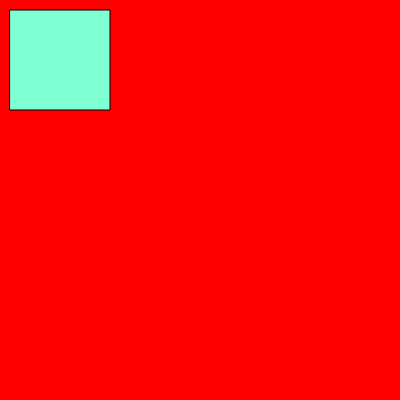
Frame 1 (no input)
Frame 60 (no input): identical to frame 1, image omitted
Frame 120 (the mouse pressed at the canvas centre since frame 60): identical to frame 1, image omitted

The p5.js sketch that drew this single still picture (run headless with seeded random() and noise() and a simulated clock; from frame 60 on, the mouse is pressed at the canvas centre):

// p5.js sketch
// ── sketch.js
// do not remove, allowes autocomplete
/// <reference path="./../p5.global-mode.d.ts" />

function setup() {
  createCanvas(400,400);
  background("red");
  fill("aquamarine");
  rect(10,10,100,100);
  // put setup code here
}

function draw() {
  // put drawing code here
}

// ── pacman.js
// do not remove, allowes autocomplete
/// <reference path="./../p5.global-mode.d.ts" />

var ham = 15;
var pant = 0;
var Pacman = function(x, y) {
    this.poziceX = x || (window.innerWidth+1)/2;
    this.poziceY = y || (window.innerHeight-3)/2;
    this.pohybV = 0;
    this.pohybH = 0;
    this.draw = function() {
      push();
      translate(this.poziceX, this.poziceY);
      rotate(-PI/6);
      if (this.pohybV == 0 && this.pohybH > 0) {
        rotate(0);
      }
      else if  (this.pohybV == 2 && this.pohybH == 4) {
        rotate(0.125 * PI);
      }
      else if  ((this.pohybV == 2 && this.pohybH == 2)||(this.pohybV == 4 && this.pohybH == 4)) {
        rotate(0.25 * PI);
      }
      else if  (this.pohybV == 4 && this.pohybH == 2) {
        rotate(0.375 * PI);
      }
      else if (this.pohybV > 0 && this.pohybH == 0) {
        rotate(0.5 * PI);
      }
      else if  (this.pohybV == 4 && this.pohybH == -2) {
        rotate(0.625 * PI);
      }
      else if  ((this.pohybV == 2 && this.pohybH == -2)||(this.pohybV == 4 && this.pohybH == -4)) {
        rotate(0.75 * PI);
      }
      else if  (this.pohybV == 2 && this.pohybH == -4) {
        rotate(0.875 * PI);
      }
      else if (this.pohybV == 0 && this.pohybH < 0) {
        rotate(PI);
      }
      else if  (this.pohybV == -2 && this.pohybH == -4) {
        rotate(1.125 * PI);
      }
      else if  ((this.pohybV == -2 && this.pohybH == -2)||(this.pohybV == -4 && this.pohybH == -4)) {
        rotate(1.25 * PI);
      }
      else if  (this.pohybV == -4 && this.pohybH == -2) {
        rotate(1.375 * PI);
      }
      else if (this.pohybV < 0 && this.pohybH == 0) {
        rotate(1.5 * PI);
      }
      else if  (this.pohybV == -4 && this.pohybH == 2) {
        rotate(1.625 * PI);
      }
      else if  ((this.pohybV == -2 && this.pohybH == 2)||(this.pohybV == -4 && this.pohybH == 4)) {
        rotate(1.75 * PI);
      }
      else if  (this.pohybV == -2 && this.pohybH == 4) {
        rotate(1.875 * PI);
        }

      arc(0, 0, 50, 50, 15/ham, - (15/ham) + 2.325 * PI, PIE);
      pop();
    };
    this.move = function() {
      this.poziceX = (this.poziceX + this.pohybH) % window.innerWidth;
      this.poziceY = (this.poziceY + this.pohybV) % (window.innerHeight-4);
      if (this.poziceX < 0) {
        this.poziceX = this.poziceX + window.innerWidth;
      }
      if (this.poziceY < 0) {
        this.poziceY = this.poziceY + (window.innerHeight-4);
      }
    };
    this.steer = function() {
      if (keyCode === UP_ARROW) {
        this.pohybV = this.pohybV - 2;
        if (this.pohybV < -4)  {
          this.pohybV = -4;
        };
      } else if (keyCode === DOWN_ARROW) {
        this.pohybV = this.pohybV + 2;
        if (this.pohybV > 4)  {
          this.pohybV = 4;
        };
      }else if (keyCode === LEFT_ARROW) {
        this.pohybH = this.pohybH - 2;
        if (this.pohybH < -4)  {
          this.pohybH = -4;
        };
      }else if (keyCode === RIGHT_ARROW) {
        this.pohybH = this.pohybH + 2;
        if (this.pohybH > 4)  {
          this.pohybH = 4;
        };
      };
    };
  };


function setup() {
  createCanvas(window.innerWidth,window.innerHeight-4);
  // put setup code here

  Pacman1 = new Pacman();
  Pacman2 = new Pacman(100, 100);
}



function draw() {
  background (255,255,0,80);
  stroke(0,0,0);
  fill(255,0,0);

  Pacman1.draw();
  Pacman2.draw();

  Pacman1.move();
  Pacman2.move();


  pusa();
  if (pant == 1) {
ham = ham - 1;
  }
else {
ham = ham + 1;

  }

  // put drawing code here
}



function pusa () {
if (ham == 30) {
  pant = 1;
}
else if (ham == 10) {
  pant = 0;
}
}


function keyPressed() {
  Pacman1.steer();
  Pacman2.steer();

  return false; // prevent default
}

// ── sketch1.js
// do not remove, allowes autocomplete
/// <reference path="./../p5.global-mode.d.ts" />

var ham = 15;
var pant = 0;
var pohybV = 0;
var pohybH = 0;
var poziceX = (window.innerWidth+1)/2;
var poziceY = (window.innerHeight-3)/2;

function setup() {
  createCanvas(window.innerWidth,window.innerHeight-4);
  // put setup code here
}

function draw() {
  poziceX = (poziceX + pohybH) % window.innerWidth;
  poziceY = (poziceY + pohybV) % (window.innerHeight-4);
  if (poziceX < 0) {
    poziceX = poziceX + window.innerWidth;
  }
  if (poziceY < 0) {
    poziceY = poziceY + (window.innerHeight-4);
  }
  background (255,255,0,80);
  stroke(0,0,0);
  fill(255,0,0);
  pacman(poziceX, poziceY, pohybH, pohybV);
  pusa();
  if (pant == 1) {
ham = ham - 1;
  }
else {
ham = ham + 1;

  }

  // put drawing code here
}

function pacman(x, y, pohybH, pohybV) {
  
  push();
  translate(x, y);
  rotate(-PI/6);
  if (pohybV == 0 && pohybH > 0) {
    rotate(0);
  }
    else if  (pohybV == 2 && pohybH == 4) {
      rotate(0.125 * PI);
    }
    else if  ((pohybV == 2 && pohybH == 2)||(pohybV == 4 && pohybH == 4)) {
      rotate(0.25 * PI);
    }
    else if  (pohybV == 4 && pohybH == 2) {
      rotate(0.375 * PI);
    }
    else if (pohybV > 0 && pohybH == 0) {
      rotate(0.5 * PI);
    }
    else if  (pohybV == 4 && pohybH == -2) {
      rotate(0.625 * PI);
    }
    else if  ((pohybV == 2 && pohybH == -2)||(pohybV == 4 && pohybH == -4)) {
      rotate(0.75 * PI);
    }
    else if  (pohybV == 2 && pohybH == -4) {
      rotate(0.875 * PI);
    }
    else if (pohybV == 0 && pohybH < 0) {
      rotate(PI);
    }
    else if  (pohybV == -2 && pohybH == -4) {
      rotate(1.125 * PI);
    }
    else if  ((pohybV == -2 && pohybH == -2)||(pohybV == -4 && pohybH == -4)) {
      rotate(1.25 * PI);
    }
    else if  (pohybV == -4 && pohybH == -2) {
      rotate(1.375 * PI);
    }
    else if (pohybV < 0 && pohybH == 0) {
      rotate(1.5 * PI);
    }
    else if  (pohybV == -4 && pohybH == 2) {
      rotate(1.625 * PI);
    }
    else if  ((pohybV == -2 && pohybH == 2)||(pohybV == -4 && pohybH == 4)) {
      rotate(1.75 * PI);
    }
    else if  (pohybV == -2 && pohybH == 4) {
      rotate(1.875 * PI);
    }
    
  
  arc(0, 0, 50, 50, 15/ham, - (15/ham) + 2.325 * PI, PIE);
  pop(); 
}

function pusa () {
if (ham == 30) {
  pant = 1;
}
else if (ham == 10) {
  pant = 0;
}
}


function keyPressed() {
  if (keyCode === UP_ARROW) {
    pohybV = pohybV - 2;
    if (pohybV < -4)  {
      pohybV = -4;
    };
  } else if (keyCode === DOWN_ARROW) {
    pohybV = pohybV + 2;
    if (pohybV > 4)  {
      pohybV = 4;
    };
  }else if (keyCode === LEFT_ARROW) {
    pohybH = pohybH - 2;
    if (pohybH < -4)  {
      pohybH = -4;
    };
  }else if (keyCode === RIGHT_ARROW) {
    pohybH = pohybH + 2;
    if (pohybH > 4)  {
      pohybH = 4;
    };
  };

  return false; // prevent default
}
